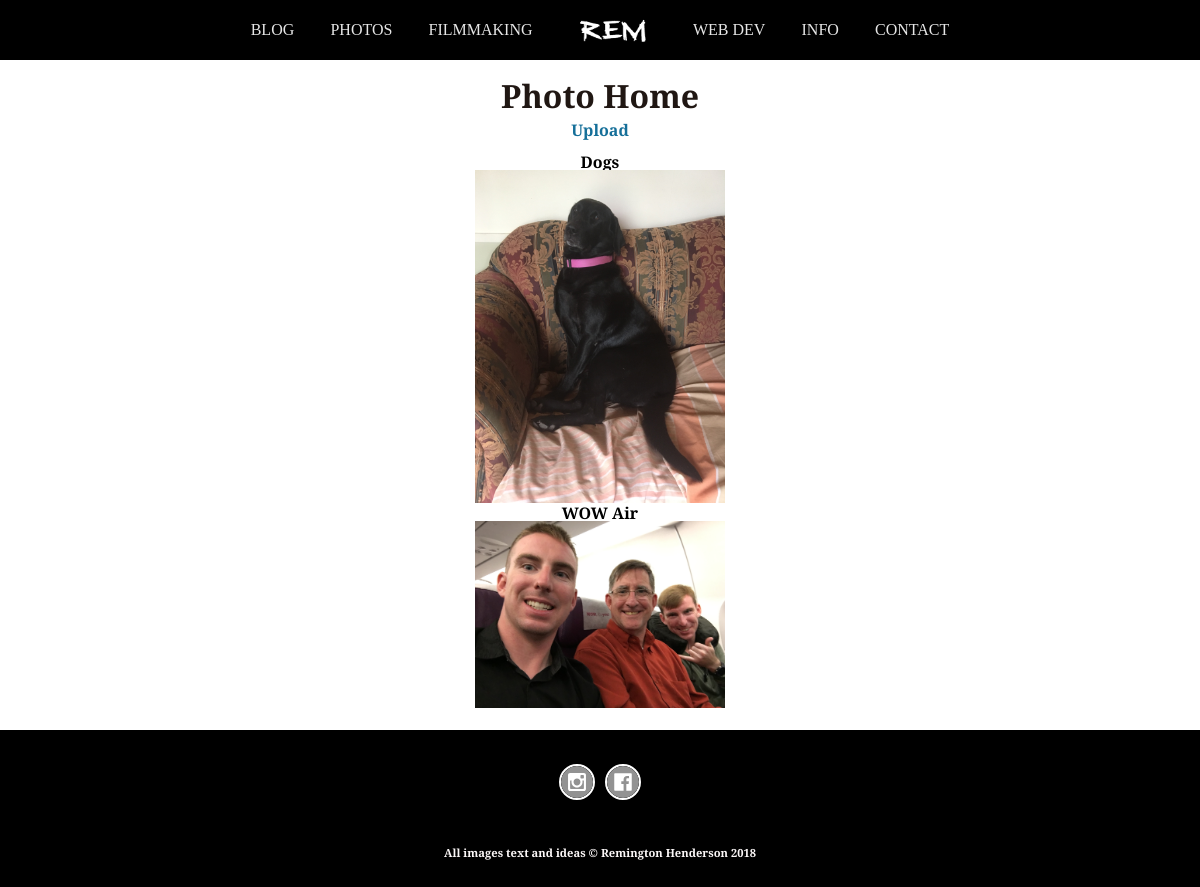
Page /photography/ on the earlier database version.
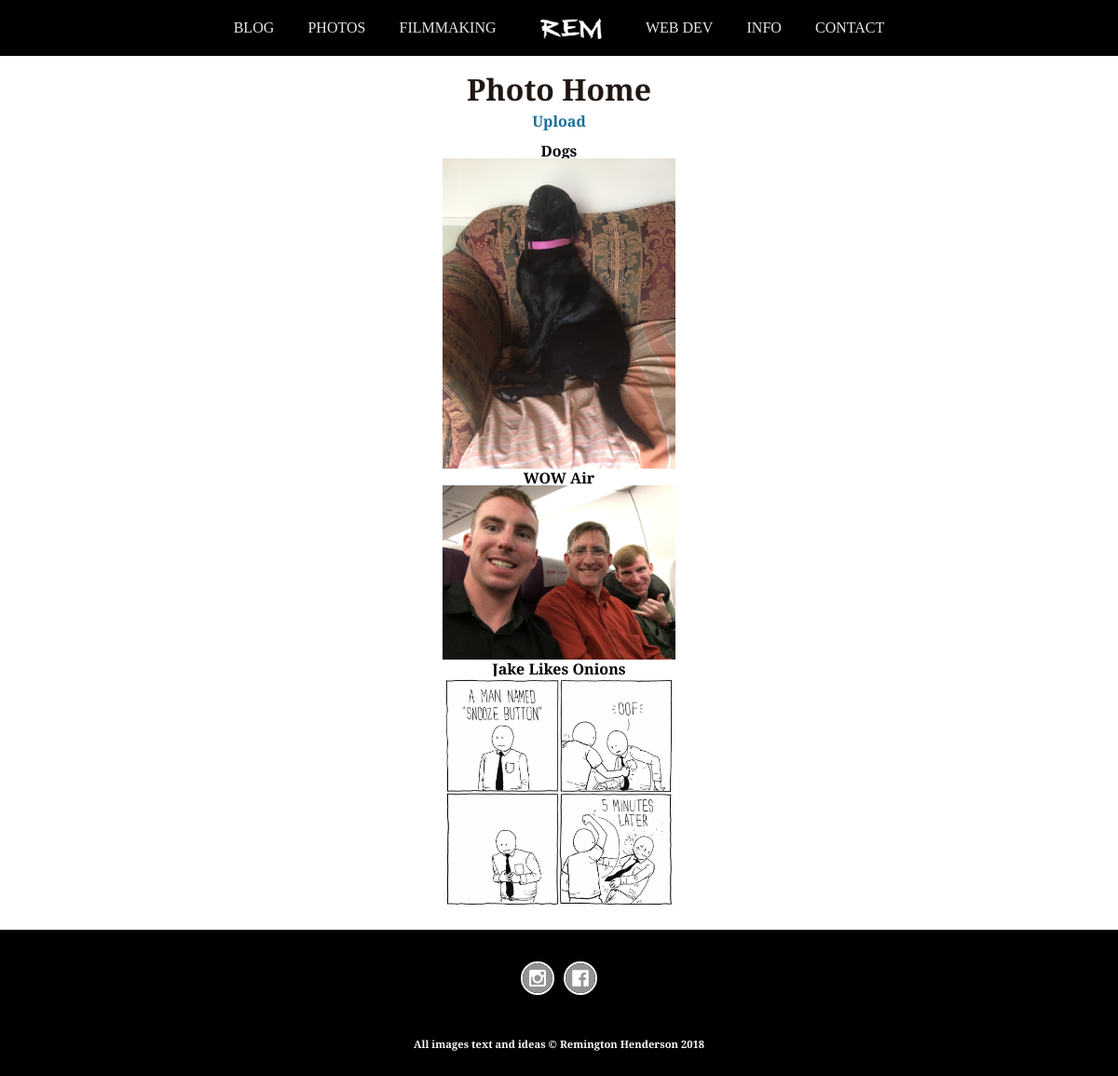
Same page on the later database version.
### R_E_M/models.py (models this page shows, shortened)
class Album(models.Model):
    owner = models.ForeignKey(User, on_delete=models.CASCADE, related_name="photo_albums")
    title = models.CharField(max_length=50, blank=True, null=True)
    slug = models.SlugField(blank=True, null=True, unique=True)
    album_details = models.TextField()
    alt_text = models.CharField(max_length=30, blank=True, null=True)

class Photo(models.Model):
    owner = models.ForeignKey(User, on_delete=models.CASCADE, related_name="photos")
    album = models.ForeignKey(Album, on_delete=models.CASCADE, related_name="photo_album")
    title = models.CharField(max_length=50, blank=True, null=True)
    slug = models.SlugField(blank=True, null=True, unique=True)
    image = models.ImageField(upload_to=photo_image_uh, blank=True, null=True)
    alt_text = models.CharField(max_length=50, blank=True, null=True)
    date_taken = models.CharField(max_length=50)
    image_details = models.TextField()

### R_E_M/views.py (the view)
def photography_home(request):
    complete_album_list = Album.objects.all()
    return render(request, 'photos/photo_home.html', {'albums': complete_album_list})

### R_E_M/templates/photos/photo_home.html (shortened to what this page needs)
{% extends 'base.html' %}
{% load static %}
{% block content %}
    <head>
        <link rel="stylesheet" type="text/css" href="{% static 'styles/style.css' %}"/>
    </head>
    <div class="container">
        <h1>Photo Home</h1>
        <a href="{% url 'picture_upload' %}">Upload</a>
        <br>
        <br>
        {% for album in albums %}
            <p>{{ album.title }}</p>
            <a href="{% url 'album_view' album.slug %}"><img src="{{ album.photo_album.all.0.image.url }}" class="image"></a>
        {% endfor %}
    </div>
{% endblock %}
{% block footer %}
    {% include 'footer_base.html' %}
{% endblock %}

Differences in the rows shown:
added Album: title "Jake Likes Onions", photo_album.all.0.image (picture)
